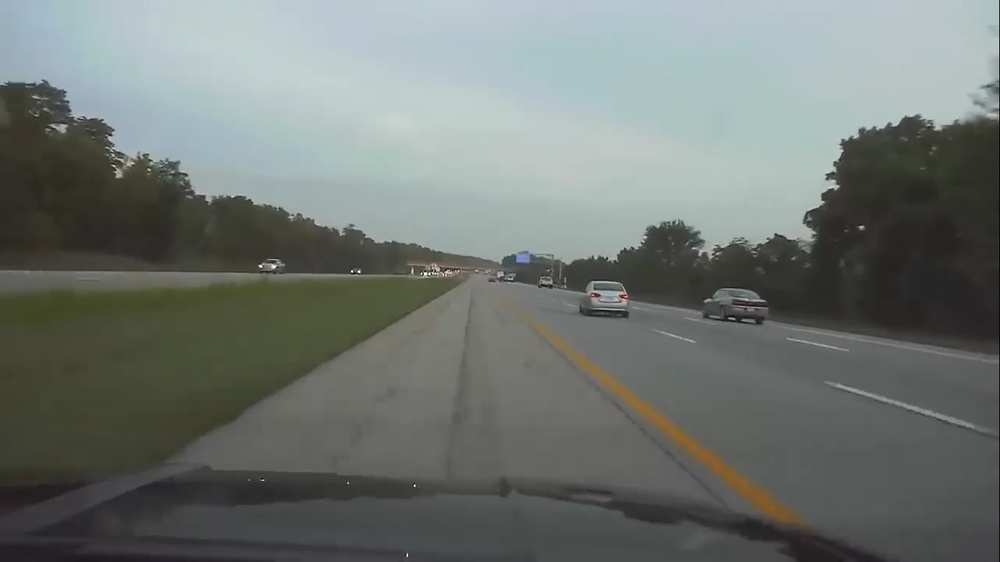
#> input picture Proyecto TIA/Proyecto_pruebas/8.jpeg, 1000 x 562 px, shrunk from 1366 x 768 before the run
$ jupyter execute 'Reconocimiento Lineas - General.ipynb'
#> lines starting #> are read from the running program, lines starting #| are printed output that depends on the picture; after the words box and inside, x2 and y2 are one past the last pixel; in counts of white or black regions, pixels touching at a corner belong together; long printed decimals are rounded
### Inicialización

[cell 1]
import cv2
import numpy as np
from matplotlib import pyplot as plt

#Importar imagen
image = cv2.imread('8.jpeg')
#> image is the input picture: shape (562, 1000, 3); mean B, G, R 114.5, 118.5, 112.1

#Poner imagen en RGB
image = cv2.cvtColor(image,cv2.COLOR_BGR2RGB)

#Hacer copia de la imagen para trabajar con ella
lane_image = np.copy(image)

#Convertir la imagen en blanco y negro
gray = cv2.cvtColor(lane_image, cv2.COLOR_RGB2GRAY)
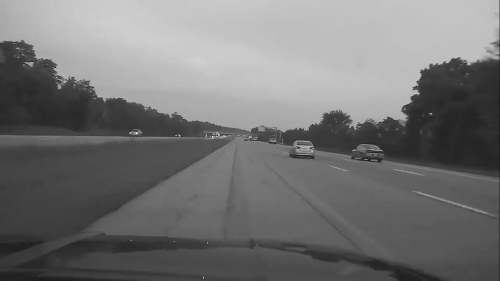
#> gray: shape (562, 1000) (shown at 1/2 size); min 6, max 255, mean 116.1

#Crear imagen en HSV
image_hsv = cv2.cvtColor(lane_image, cv2.COLOR_RGB2HSV)
#> image_hsv: shape (562, 1000, 3); mean H, S, V 64.4, 27.1, 120

#Definir region de interes
frac_lim_inf = 1/2
frac_lim_sup = 4/5
def region_of_interest(image):
    height = image.shape[0]
    length = image.shape[1]
    inf = round(frac_lim_inf*height)
    sup = round(frac_lim_sup*height)
    polygons = np.array([
        [(0,inf),(length,inf),(length,sup),(0,sup)]
    ])
    mask = np.zeros_like(image)
    cv2.fillPoly(mask,polygons,255)
    masked_image = cv2.bitwise_and(image,mask)
    return masked_image

### Lineas blancas

[cell 2]
#Definir rango lineas blancas
lowerBound_white = (0,0,130)
upperBound_white = (255,80,255)

#Extraer seccion blanca
white = cv2.inRange(image_hsv, lowerBound_white, upperBound_white)
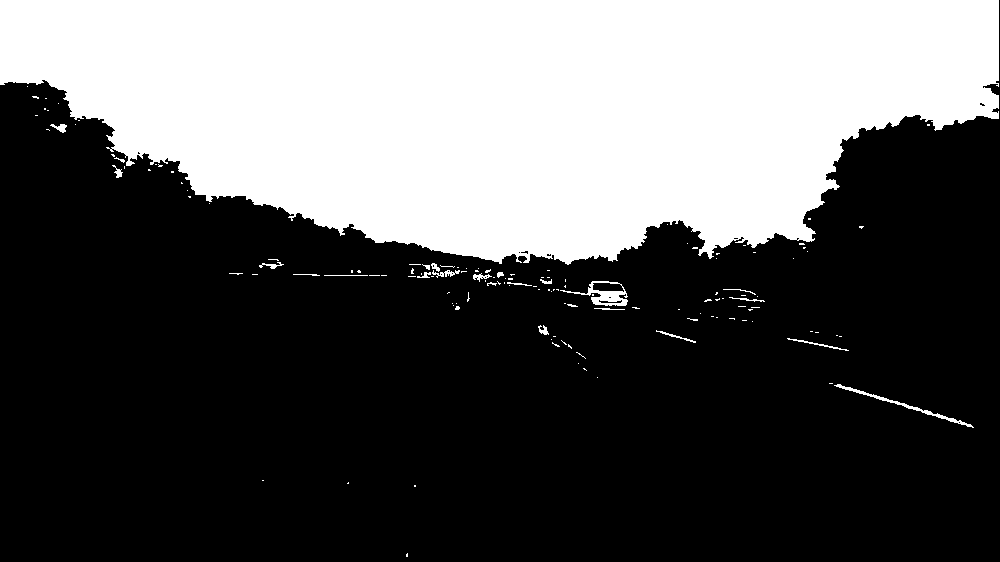
#> white: shape (562, 1000); 35.3% white; 141 white regions (116 under 20 px), largest, box (x1, y1, x2, y2) and area: (0, 0, 999, 265) 195871, (560, 281, 628, 306) 575, (834, 384, 974, 428) 433

#Filtro gausiano
n=9
blur = cv2.GaussianBlur(white, (n,n), 0)

#Reconocer bordes
canny = cv2.Canny(blur, 80, 160)
#> canny: shape (562, 1000); 0.81% white in thin lines or dots

#Aplicar la region de interés
cropped_image = region_of_interest(canny);
#> in region_of_interest, `cv2.fillPoly(mask,polygons,255)`:
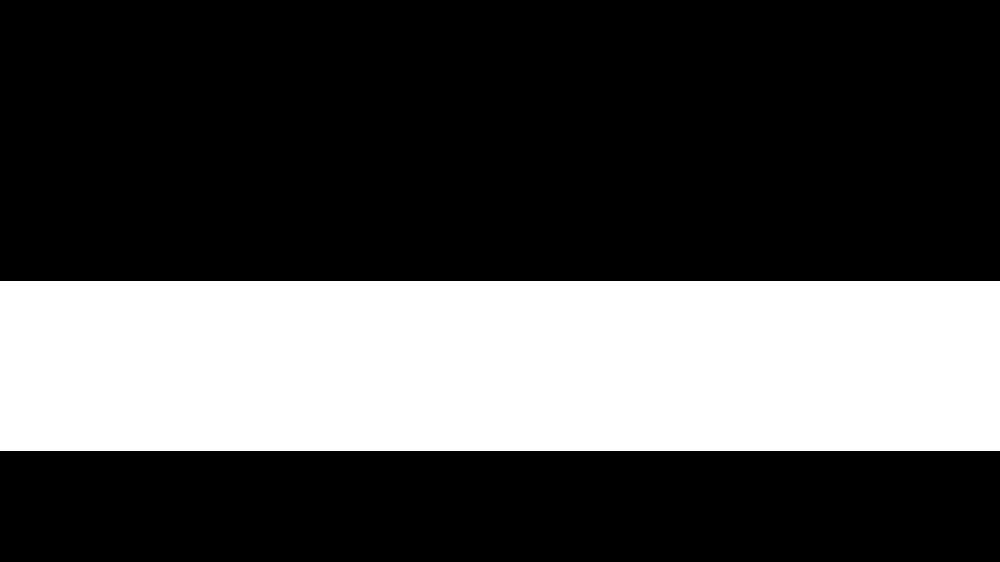
#> mask: shape (562, 1000); 30.2% white; 1 white region, box (x1, y1, x2, y2) and area: (0, 281, 1000, 451) 170000
#> in region_of_interest, `masked_image = cv2.bitwise_and(image,mask)`:
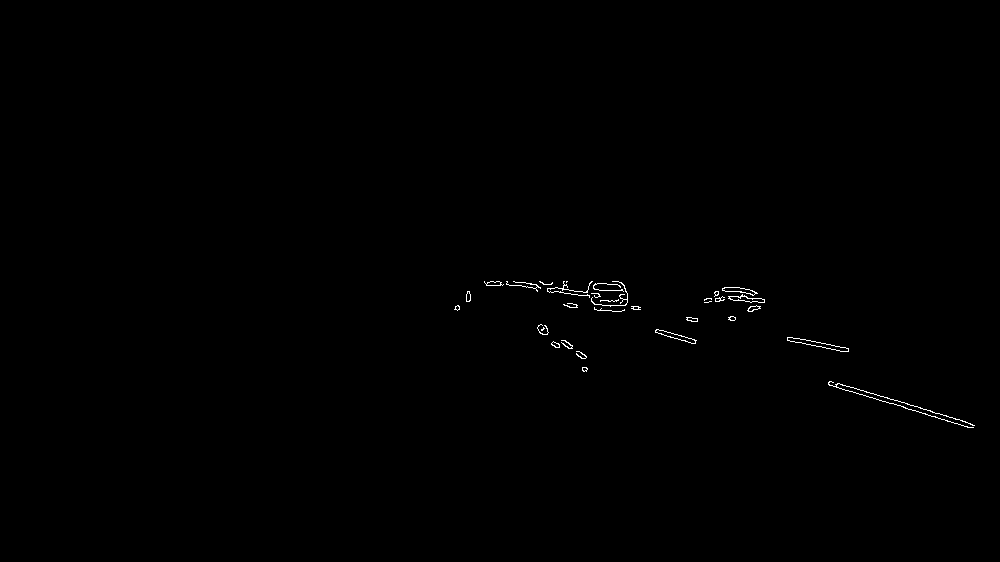
#> masked_image: shape (562, 1000); 0.29% white in thin lines or dots, all inside (x1, y1, x2, y2) = (454, 281, 975, 428)

#Encontrar lineas
lines_white = cv2.HoughLinesP(cropped_image, 2, np.pi/180, 80, np.array([]), minLineLength=30, maxLineGap=3)
#> lines_white = [[829, 381, 920, 407], [911, 409, 968, 427], [787, 339, 844, 351], [788, 337, 848, 348], [655, 332, 692, 343], [862, 394, 897, 405], [907, 404, 970, 423]]

### Lineas amarillas

[cell 3]
#Definir rango lineas amarillas
lowerBound_yellow = (8,100,100)
upperBound_yellow = (34,255,255)

#Extraer seccion amarilla
yellow = cv2.inRange(image_hsv, lowerBound_yellow, upperBound_yellow)
#> yellow: shape (562, 1000); 0.58% white; 4 white regions (2 under 20 px), largest, box (x1, y1, x2, y2) and area: (574, 353, 800, 522) 3240, (553, 338, 560, 343) 23

#Filtro gausiano
n=9
blur = cv2.GaussianBlur(yellow, (n,n), 0)

#Reconocer bordes
canny = cv2.Canny(blur, 80, 160)
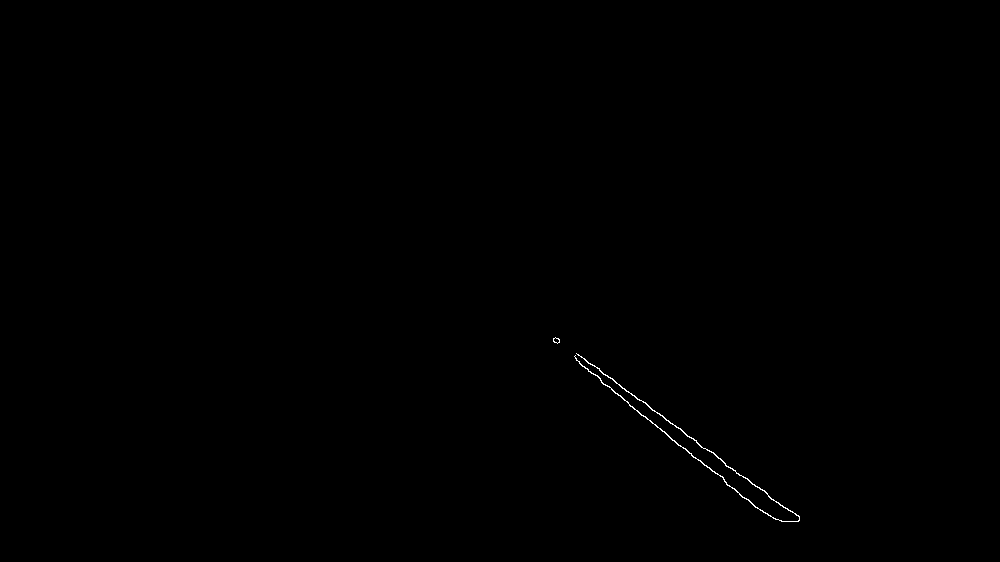
#> canny: shape (562, 1000); 0.14% white in thin lines or dots, all inside (x1, y1, x2, y2) = (553, 337, 800, 522)

#Aplicar la region de interés
cropped_image = region_of_interest(canny);

#Encontrar lineas
lines_yellow = cv2.HoughLinesP(cropped_image, 2, np.pi/180, 80, np.array([]), minLineLength=30, maxLineGap=3)
#> lines_yellow = [[597, 368, 684, 432], [600, 380, 686, 450]]

### Otras lineas

[cell 4]
#Filtro gausiano
n=5
blur = cv2.GaussianBlur(gray, (n,n), 0)

#Deteccion de bordes
canny = cv2.Canny(blur, 80, 160)
#> canny: shape (562, 1000); 0.87% white in thin lines or dots

#Aplicar region de interes
cropped_image = region_of_interest(canny);
#> in region_of_interest (call 3), `masked_image = cv2.bitwise_and(image,mask)`:
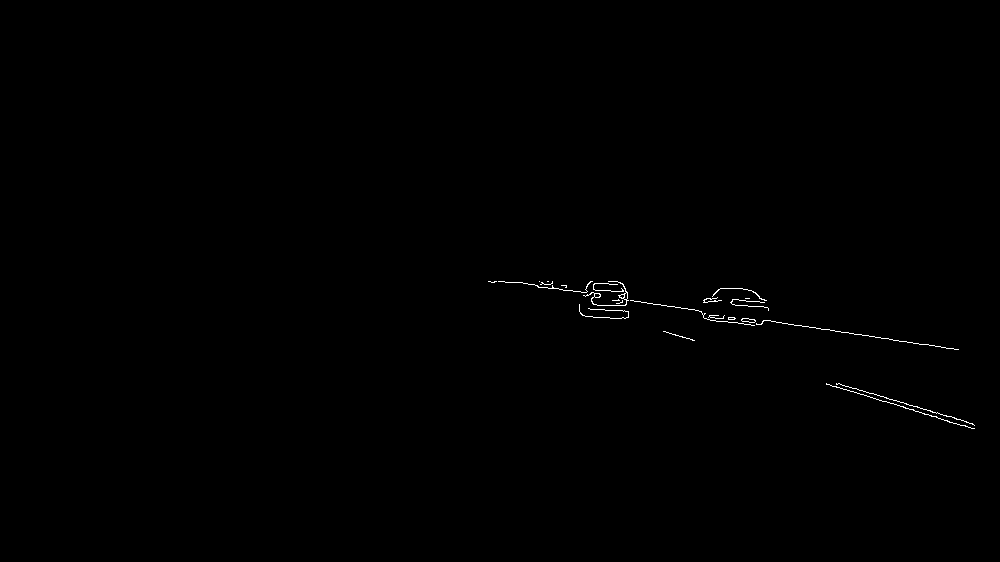
#> masked_image: shape (562, 1000); 0.26% white in thin lines or dots, all inside (x1, y1, x2, y2) = (488, 281, 975, 429)

#Encontrar lineas
lines = cv2.HoughLinesP(cropped_image, 2, np.pi/180, 80, np.array([]), minLineLength=30, maxLineGap=3)
#> lines = [[764, 320, 864, 335], [621, 298, 691, 309], [885, 401, 961, 425], [836, 383, 963, 420], [859, 334, 892, 339], [889, 339, 958, 349]]

### Creacion de imagen

[cell 5]
#Funcion de creacion de imagen con lineas
def display_lines(image, lines, lines_yellow, lines_white):
    #Parametros
    line_image = np.zeros_like(image)
    n = 0
    angle = 10
    height = image.shape[0]
    param = []
    new_lines = []
    slope_error = 30
    intercept_error = 30
    #Lineas amarillas
    if lines_yellow is not None:
        color = (255,255,0)
        for line in lines_yellow:
            x1, y1, x2, y2 = line.reshape(4)
            theta = (np.arctan((y2-y1)/(x2-x1)))*180/np.pi;
            if (theta>angle or theta<-angle) and (x1!=x2):
                slope = ((y2-y1)/(x2-x1))
                intercept = int(y1-slope*x1)
                param.append((slope,intercept, color))
#> this loop made 2 passes
#> (x1, y1, x2, y2, theta, slope, intercept) on passes 1 to 2: (597, 368, 684, 432, 36.34, 0.736, -71), (600, 380, 686, 450, 39.14, 0.814, -108)
#> after the loop, param = [(0.736, -71, (255, 255, 0)), (0.814, -108, (255, 255, 0))]
                #Lineas amarillas
    if lines_white is not None:
        color = (255,255,255)
        for line in lines_white:
            x1, y1, x2, y2 = line.reshape(4)
            theta = (np.arctan((y2-y1)/(x2-x1)))*180/np.pi;
            if (theta>angle or theta<-angle) and (x1!=x2):
                slope = ((y2-y1)/(x2-x1))
                intercept = int(y1-slope*x1)
                param.append((slope,intercept, color))
#> this loop made 7 passes
#> (x1, y1, x2, y2, theta, slope, intercept) on passes 1 to 7: (829, 381, 920, 407, 15.95, 0.286, 144), (911, 409, 968, 427, 17.53, 0.316, 121), (787, 339, 844, 351, 11.89, 0.211, 173), (788, 337, 848, 348, 10.39, 0.183, 192), (655, 332, 692, 343, 16.56, 0.297, 137), (862, 394, 897, 405, 17.45, 0.314, 123), (907, 404, 970, 423, 16.78, 0.302, 130)
#> after the loop, param = 9 items
    #Otras lineas
    if lines is not None:
        color = (255,0,0)
        for line in lines:
            x1, y1, x2, y2 = line.reshape(4)
            theta = (np.arctan((y2-y1)/(x2-x1)))*180/np.pi;
            if (theta>angle or theta<-angle) and (x1!=x2):
                slope = ((y2-y1)/(x2-x1))
                intercept = int(y1-slope*x1)
                param.append((slope,intercept, color))
#> this loop made 6 passes
#> (x1, y1, x2, y2, theta, slope, intercept) on passes 3 to 4: (885, 401, 961, 425, 17.53, 0.316, 121), (836, 383, 963, 420, 16.24, 0.291, 139)
#> after the loop, param = 11 items
    for line in param:
        print(line)
#> this loop made 11 passes
#> line on passes 1 to 8: (0.736, -71, (255, 255, 0)), (0.814, -108, (255, 255, 0)), (0.286, 144, (255, 255, 255)), (0.316, 121, (255, 255, 255)), (0.211, 173, (255, 255, 255)), (0.183, 192, (255, 255, 255)), (0.297, 137, (255, 255, 255)), (0.314, 123, (255, 255, 255))
#> (printed output is left out)
    if len(param) is not 0:
        new_lines.append(param[0])
        for line in param:
            print("line")
            print(line)
            slope = line[0]
            intercept = line[1]
            new_lines2 = new_lines
            i=0
            for new_line in new_lines2:
                print("new_line")
                print(new_line)
                max_slope = new_line[0]+abs(new_line[0])*slope_error/100
                min_slope = new_line[0]-abs(new_line[0])*slope_error/100
                max_intercept = new_line[1]+abs(new_line[1])*intercept_error/100
                min_intercept = new_line[1]-abs(new_line[1])*intercept_error/100
                print("limits")
                print(min_slope, max_slope, min_intercept, max_intercept)
                if ((slope<max_slope)&(slope>min_slope)&(intercept<max_intercept)&(intercept>min_intercept)):
                    print("si")
                    found = True
                    new_slope = (slope+new_line[0])/2
                    new_intercept = (intercept+new_line[1])/2
                    new_line = (new_slope, new_intercept, new_line[2])
                    new_lines[i]=new_line
                    break
                else:
                    print("no")
                    found = False
                i=i+1
            if not found:
                new_lines.append(line)
#> this loop made 11 passes
#> (line, slope, intercept) on passes 4 to 11: ((0.316, 121, (255, 255, 255)), 0.316, 121), ((0.211, 173, (255, 255, 255)), 0.211, 173), ((0.183, 192, (255, 255, 255)), 0.183, 192), ((0.297, 137, (255, 255, 255)), 0.297, 137), ((0.314, 123, (255, 255, 255)), 0.314, 123), ((0.302, 130, (255, 255, 255)), 0.302, 130), ((0.316, 121, (255, 0, 0)), 0.316, 121), ((0.291, 139, (255, 0, 0)), 0.291, 139)
#> (printed output is left out)
#> after the loop, new_lines = [(0.736, -71, (255, 255, 0)), (0.814, -108, (255, 255, 0)), (0.301, 132.1, (255, 255, 255)), (0.197, 182.5, (255, 255, 255))]

    print("new_lines")
    print(new_lines)
#| [(0.7356, -71.0, (255, 255, 0)), (0.814, -108, (255, 255, 0)), (0.3006, 132.109, (255, 255, 255)), (0.1969, 182.5, (255, 255, 255))]
    for line in new_lines:
        slope = line[0]
        intercept = line[1]
        y1_new = round(frac_lim_sup*height)
        y2_new = round(frac_lim_inf*height)
        x1_new = round((y1_new-intercept)/slope)
        x2_new = round((y2_new-intercept)/slope)
        cv2.line(line_image, (x1_new, y1_new), (x2_new, y2_new), line[2], 5)
        print(line[2])
#> this loop made 4 passes
#> (line, slope, intercept, x1_new, x2_new) on passes 1 to 4: ((0.736, -71, (255, 255, 0)), 0.736, -71, 708, 478), ((0.814, -108, (255, 255, 0)), 0.814, -108, 686, 478), ((0.301, 132.1, (255, 255, 255)), 0.301, 132.1, 1057, 495), ((0.197, 182.5, (255, 255, 255)), 0.197, 182.5, 1358, 500)
#> (printed output is left out)
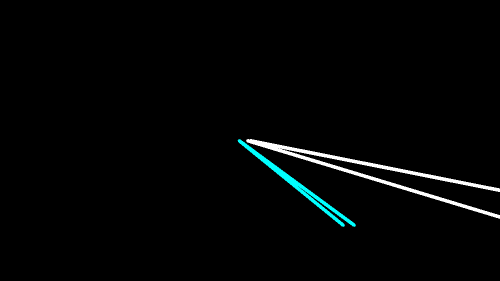
#> line_image: shape (562, 1000, 3) (shown at 1/2 size); mean of channels 0, 1, 2 4.8, 4.8, 3.3; drawn as B, G, R
    return line_image

#Aplicacion de la funcion
line_image = display_lines(lane_image, lines, lines_yellow, lines_white)

#Mezclar la imagen de lineas con la original
mixed_image = cv2.addWeighted(lane_image, 0.8, line_image, 1, 1)
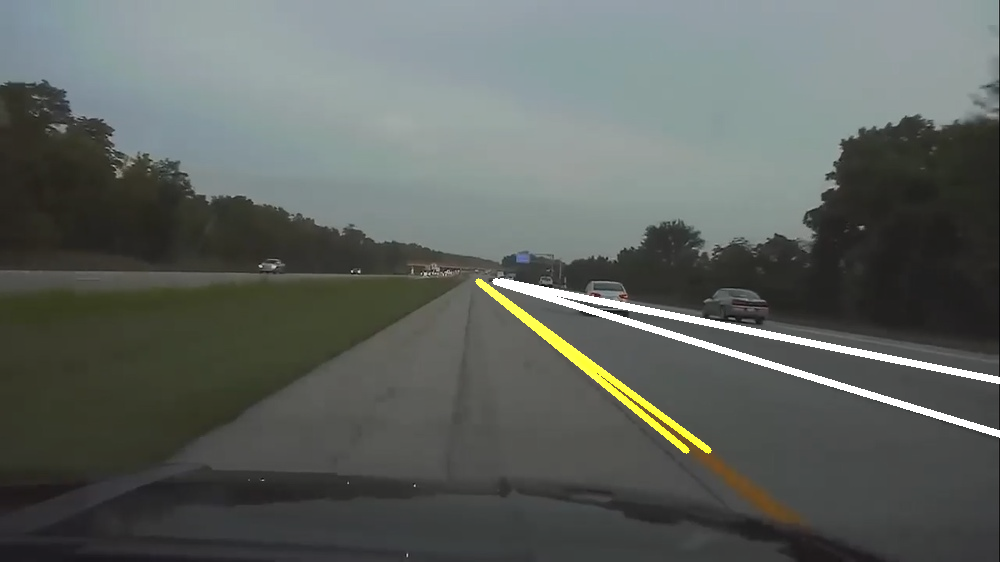
#> mixed_image: shape (562, 1000, 3); mean R, G, B 93.8, 98.9, 94.7

plt.imshow(mixed_image)
